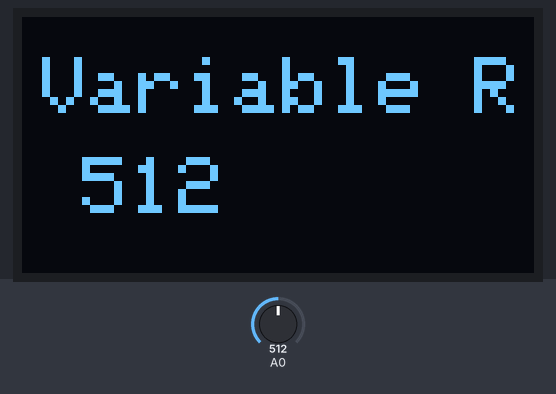
The sketch below on a simulated Arduino Uno, built with avr-gcc and run on an emulated ATmega328P. Parts: 128×64 one-colour display. The test bench sets the inputs (shaded band); at power-on: A0 = 512.

Above: at 1.2 s.
1.3 s: A0 set to 716
At 3.1 s:
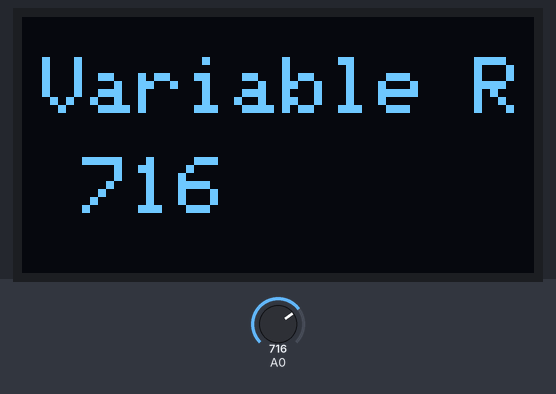
3.6 s: A0 set to 900
At 4.4 s:
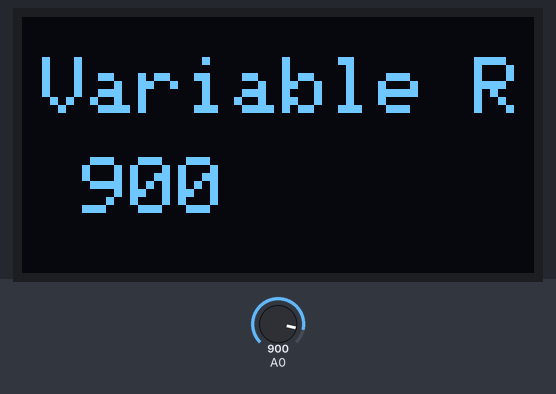
5.6 s: A0 set to 1023
At 6.9 s:
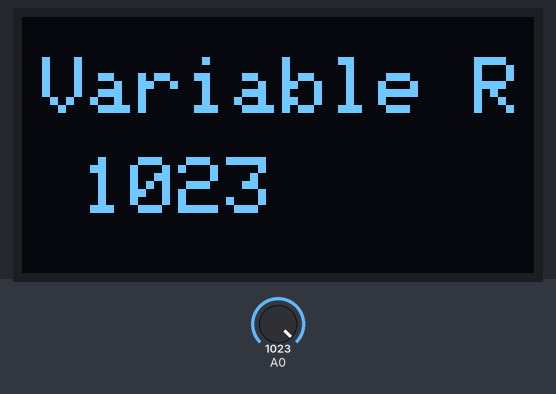
Timing chart, 0 to 8.6 s (numbered marks = the images above; inputs shaded):
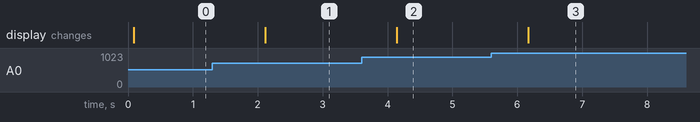

The sketch:

EX_42_02.ino
```cpp
#include <Adafruit_SSD1306.h>

#define SCREEN_WIDTH 128    // OLED x축 해상도
#define SCREEN_HEIGHT 64    // OLED y축 해상도

#define OLED_CLK  9
#define OLED_MOSI 10
#define OLED_RESET  11
#define OLED_DC 12
#define OLED_CS 13

Adafruit_SSD1306 display(SCREEN_WIDTH, SCREEN_HEIGHT,
                         OLED_MOSI, OLED_CLK, OLED_DC, OLED_RESET, OLED_CS);

int vr, vr_old = 0;

void setup() {
  if ( !display.begin(SSD1306_SWITCHCAPVCC) ) {
    while (1);
  }
  display.clearDisplay();
  display.setTextColor(WHITE);

  display.setTextSize(2);
  display.setCursor(5, 10);
  display.print("Variable R");

  display.setCursor(15, 35);
  display.print(vr_old);

  display.display();
}

void loop() {
  vr = analogRead(A0);

  if (vr != vr_old) {
    display.setTextColor(BLACK);
    display.setCursor(15, 35);
    display.print(vr_old);

    display.setTextColor(WHITE);
    display.setCursor(15, 35);
    display.print(vr);

    vr_old = vr;

    display.display();
  }

  delay(1000);
}
```

Measured:
- after the input at 1.3 s, the display: changes after 0.81 s (image 1)
- after the input at 3.6 s, the display: changes after 0.54 s (image 2)
- after the input at 5.6 s, the display: changes after 0.57 s (image 3)
